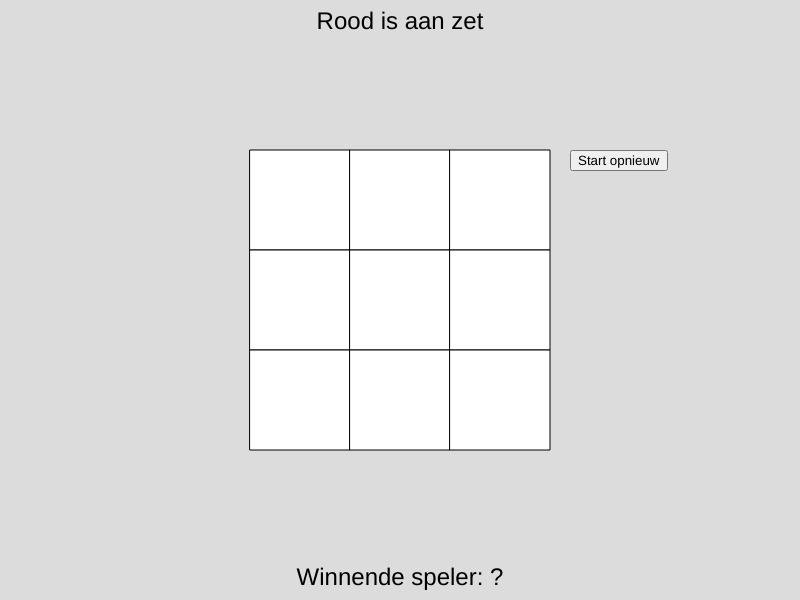
Frame 1 (no input)
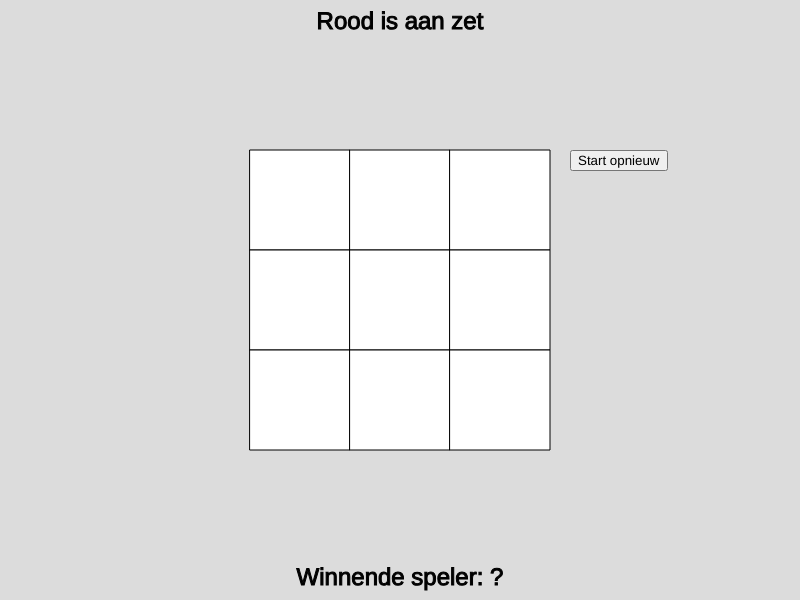
Frame 60 (no input)
Frame 120 (the mouse pressed at the canvas centre since frame 60): identical to frame 60, image omitted

The p5.js sketch that drew these frames (run headless with seeded random() and noise() and a simulated clock; from frame 60 on, the mouse is pressed at the canvas centre):

// p5.js sketch
// ── sketch.js
let cellWidth = 100;
let cellHeight = 100;
let canvasWidth = 800;
let canvasHeight = 600;
let startXpos = (canvasWidth - cellWidth * 3) / 2;
let startYpos = (canvasHeight - cellHeight * 3) / 2;
let cells = new Array(9).fill("white");
let currentPlayer = Math.random() < 0.5 ? "Blauw" : "Rood"; 
let winningPlayer = "?";
let gameEnded = false;
let restartButton;

function setup() {
  createCanvas(canvasWidth, canvasHeight);
  restartButton = createButton('Start opnieuw');
  restartButton.position(startXpos + cellWidth * 3 + 20, startYpos);
  restartButton.mousePressed(restartGame);
}

function draw() {
  background(220);
  textSize(24);
  textAlign(CENTER, TOP);
  fill(0);
  text(`${currentPlayer} is aan zet`, width / 2, 10);
  textSize(24);
  textAlign(CENTER, BOTTOM);
  

  if (winningPlayer === "Blauw") {
    fill("blue");
  } else if (winningPlayer === "Rood") {
    fill("red");
  } else {
    fill(0);
  }
  
  text(`Winnende speler: ${winningPlayer}`, width / 2, height - 10);

  // Speelraster
  for (let i = 0; i < 3; i++) {
    for (let j = 0; j < 3; j++) {
      let index = i * 3 + j;
      let x = startXpos + i * cellWidth;
      let y = startYpos + j * cellHeight;
      let cellColor = cells[index];
      stroke(0);
      fill(cellColor);
      rect(x, y, cellWidth, cellHeight);
    }
  }

  if (!gameEnded) {
    checkWin();
    checkDraw();
  }
}

function mouseClicked() {
  if (!gameEnded) {
    if (currentPlayer === "Blauw") {
      for (let i = 0; i < 3; i++) {
        for (let j = 0; j < 3; j++) {
          let index = i * 3 + j;
          let x = startXpos + i * cellWidth;
          let y = startYpos + j * cellHeight;
          if (
            mouseX >= x &&
            mouseX <= x + cellWidth &&
            mouseY >= y &&
            mouseY <= y + cellHeight
          ) {
            if (cells[index] === "white") {
              cells[index] = "blue";
              currentPlayer = "Rood";
            }
          }
        }
      }
    } else if (currentPlayer === "Rood") {
      for (let i = 0; i < 3; i++) {
        for (let j = 0; j < 3; j++) {
          let index = i * 3 + j;
          let x = startXpos + i * cellWidth;
          let y = startYpos + j * cellHeight;
          if (
            mouseX >= x &&
            mouseX <= x + cellWidth &&
            mouseY >= y &&
            mouseY <= y + cellHeight
          ) {
            if (cells[index] === "white") {
              cells[index] = "red";
              currentPlayer = "Blauw"; 
            }
          }
        }
      }
    }
  }
}

function checkWin() {
  const winConditions = [
    [0, 1, 2],
    [3, 4, 5],
    [6, 7, 8],
    [0, 3, 6],
    [1, 4, 7],
    [2, 5, 8],
    [0, 4, 8],
    [2, 4, 6],
  ];

  for (let condition of winConditions) {
    const [a, b, c] = condition;
    if (
      cells[a] === cells[b] &&
      cells[b] === cells[c] &&
      cells[a] !== "white"
    ) {
      winningPlayer = currentPlayer === "Blauw" ? "Rood" : "Blauw"; // Aangepaste tekst
      gameEnded = true; 
      restartButton.show(); 
    }
  }
}

function checkDraw() {
  if (cells.every(cell => cell !== "white")) {
    winningPlayer = "Gelijkspel";
    gameEnded = true;
    restartButton.show();
  }
}

function restartGame() {
  cells = new Array(9).fill("white");
  currentPlayer = Math.random() < 0.5 ? "Blauw" : "Rood";
  winningPlayer = "?";
  gameEnded = false;
  restartButton.hide();
}
